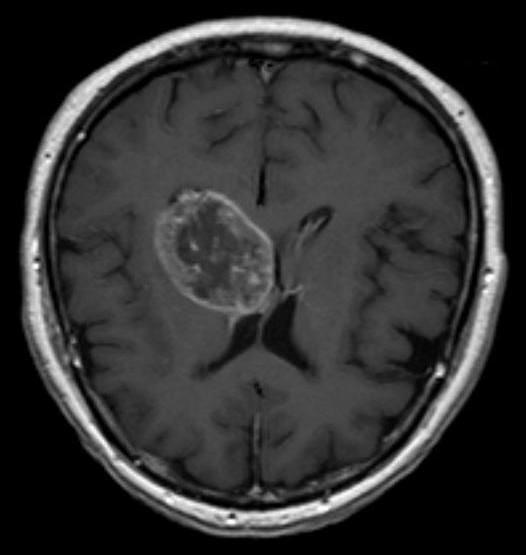
#> input picture yes/Y102.jpg, 526 x 555 px, found by its file name; its folder holds 4 pictures in this run
$ jupyter execute --allow-errors 'Brain Tumor Detection.ipynb'   (shell and % lines are left out)
#> lines starting #> are read from the running program, lines starting #| are printed output that depends on the picture; after the words box and inside, x2 and y2 are one past the last pixel; in counts of white or black regions, pixels touching at a corner belong together
# Brain Tumor Detection Using a Convolutional Neural Network

**About the Brain MRI Images dataset:**<br>
The dataset contains 2 folders: yes and no which contains 253 Brain MRI Images. The folder yes contains 155 Brain MRI Images that are tumorous and the folder no contains 98 Brain MRI Images that are non-tumorous. You can find it [here](https://www.kaggle.com/navoneel/brain-mri-images-for-brain-tumor-detection).

## Import Necessary Modules

[cell 1]
import tensorflow as tf
from tensorflow.keras.layers import Conv2D, Input, ZeroPadding2D, BatchNormalization, Activation, MaxPooling2D, Flatten, Dense
from tensorflow.keras.models import Model, load_model
from tensorflow.keras.callbacks import TensorBoard, ModelCheckpoint
from sklearn.model_selection import train_test_split
from sklearn.metrics import f1_score
from sklearn.utils import shuffle
import cv2
import imutils
import numpy as np
import matplotlib.pyplot as plt
import time
from os import listdir

## Data Preparation & Preprocessing

In order to crop the part that contains only the brain of the image, I used a cropping technique to find the extreme top, bottom, left and right points of the brain. You can read more about it here [Finding extreme points in contours with OpenCV](https://www.pyimagesearch.com/2016/04/11/finding-extreme-points-in-contours-with-opencv/).

[cell 2]
def crop_brain_contour(image, plot=False):

    #import imutils
    #import cv2
    #from matplotlib import pyplot as plt

    # Convert the image to grayscale, and blur it slightly
    gray = cv2.cvtColor(image, cv2.COLOR_BGR2GRAY)
    gray = cv2.GaussianBlur(gray, (5, 5), 0)

    # Threshold the image, then perform a series of erosions +
    # dilations to remove any small regions of noise
    thresh = cv2.threshold(gray, 45, 255, cv2.THRESH_BINARY)[1]
    thresh = cv2.erode(thresh, None, iterations=2)
    thresh = cv2.dilate(thresh, None, iterations=2)

    # Find contours in thresholded image, then grab the largest one
    cnts = cv2.findContours(thresh.copy(), cv2.RETR_EXTERNAL, cv2.CHAIN_APPROX_SIMPLE)
    cnts = imutils.grab_contours(cnts)
    c = max(cnts, key=cv2.contourArea)


    # Find the extreme points
    extLeft = tuple(c[c[:, :, 0].argmin()][0])
    extRight = tuple(c[c[:, :, 0].argmax()][0])
    extTop = tuple(c[c[:, :, 1].argmin()][0])
    extBot = tuple(c[c[:, :, 1].argmax()][0])

    # crop new image out of the original image using the four extreme points (left, right, top, bottom)
    new_image = image[extTop[1]:extBot[1], extLeft[0]:extRight[0]]

    if plot:
        plt.figure()

        plt.subplot(1, 2, 1)
        plt.imshow(image)

        plt.tick_params(axis='both', which='both',
                        top=False, bottom=False, left=False, right=False,
                        labelbottom=False, labeltop=False, labelleft=False, labelright=False)

        plt.title('Original Image')

        plt.subplot(1, 2, 2)
        plt.imshow(new_image)

        plt.tick_params(axis='both', which='both',
                        top=False, bottom=False, left=False, right=False,
                        labelbottom=False, labeltop=False, labelleft=False, labelright=False)

        plt.title('Cropped Image')

        plt.show()

    return new_image

In order to better understand what it's doing, let's grab an image from the dataset and apply this cropping function to see the result:

[cell 3]
ex_img = cv2.imread('yes/Y1.jpg')
#> (the rest of this cell did not finish here and is left out)

### Load up the data:

The following function takes two arguments, the first one is a list of directory paths for the folders 'yes' and 'no' that contain the image data and the second argument is the image size, and for every image in both directories and does the following:
1. Read the image.
2. Crop the part of the image representing only the brain.
3. Resize the image (because the images in the dataset come in different sizes (meaning width, height and # of channels). So, we want all of our images to be (240, 240, 3) to feed it as an input to the neural network.
4. Apply normalization because we want pixel values to be scaled to the range 0-1.
5. Append the image to <i>X</i> and its label to <i>y</i>.<br>

After that, Shuffle <i>X</i> and <i>y</i>, because the data is ordered (meaning the arrays contains the first part belonging to one class and the second part belonging to the other class, and we don't want that).<br>
Finally, Return <i>X</i> and <i>y</i>.

[cell 4]
def load_data(dir_list, image_size):
    """
    Read images, resize and normalize them.
    Arguments:
        dir_list: list of strings representing file directories.
    Returns:
        X: A numpy array with shape = (#_examples, image_width, image_height, #_channels)
        y: A numpy array with shape = (#_examples, 1)
    """
#> called with image_size = (240, 240)

    # load all images in a directory
    X = []
    y = []
    image_width, image_height = image_size

    for directory in dir_list:
        for filename in listdir(directory):
            # load the image
            image = cv2.imread(directory + '\\' + filename)
#> image is the input picture: shape (555, 526, 3); min 0, max 255, mean 49.6
            # crop the brain and ignore the unnecessary rest part of the image
            image = crop_brain_contour(image, plot=False)
#> call 2 of crop_brain_contour, with plot = False
#> in crop_brain_contour (call 2), `thresh = cv2.threshold(gray, 45, 255, cv2.THRESH_BINARY)[1]`:
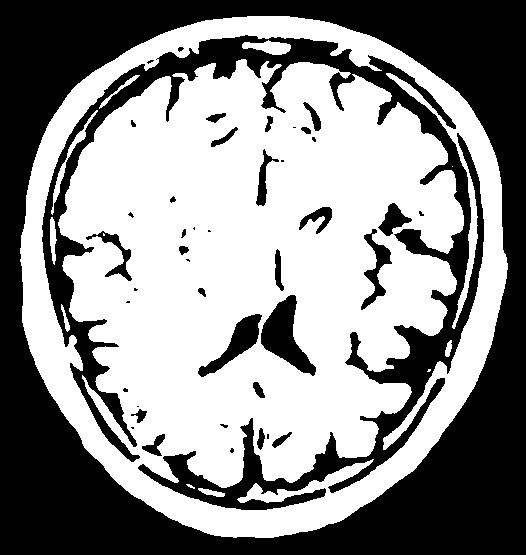
#> thresh: shape (555, 526); 55.6% white; 43 black regions (17 under 20 px), largest, box (x1, y1, x2, y2) and area: (0, 0, 526, 555) 90083, (42, 35, 484, 510) 31999, (261, 295, 316, 376) 1990
#> in crop_brain_contour (call 2), `thresh = cv2.erode(thresh, None, iterations=2)`:
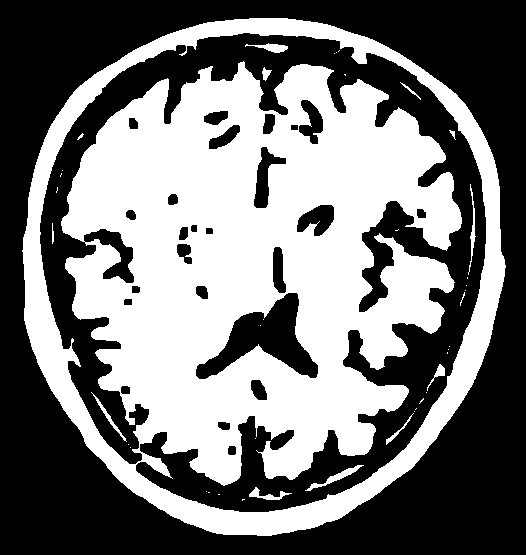
#> thresh: shape (555, 526); 46.7% white; 41 white regions (29 under 20 px), largest, box (x1, y1, x2, y2) and area: (22, 18, 506, 536) 134878, (305, 465, 364, 491) 285, (245, 43, 288, 53) 200
#> in crop_brain_contour (call 2), `thresh = cv2.dilate(thresh, None, iterations=2)`:
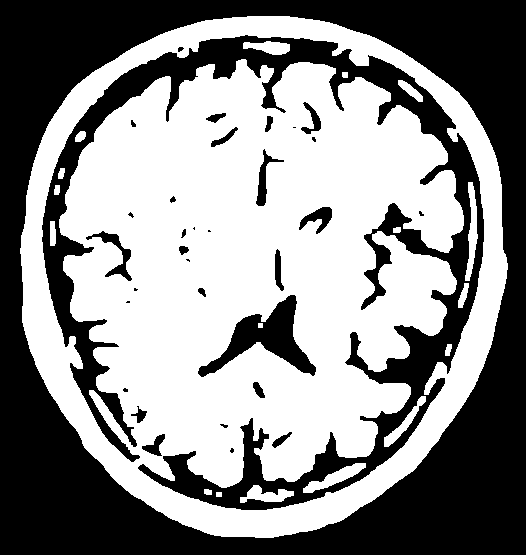
#> thresh: shape (555, 526); 54.8% white; 33 black regions (12 under 20 px)
#> in crop_brain_contour (call 2), `cnts = cv2.findContours(thresh.copy(), cv2.RETR_EXTERNAL, cv2.CHAIN_AP..`: cnts = 1 contour; box (x1, y1, x2, y2) and area: (20, 16, 508, 538) 201112
#> in crop_brain_contour (call 2), `c = max(cnts, key=cv2.contourArea)`: c = contour of 706 points, box (x1, y1, x2, y2) (20, 16, 508, 538), area 201112
#> in crop_brain_contour (call 2), `extLeft = tuple(c[c[:, :, 0].argmin()][0])`: extLeft = (20, 248)
#> in crop_brain_contour (call 2), `extRight = tuple(c[c[:, :, 0].argmax()][0])`: extRight = (507, 269)
#> in crop_brain_contour (call 2), `extTop = tuple(c[c[:, :, 1].argmin()][0])`: extTop = (247, 16)
#> in crop_brain_contour (call 2), `extBot = tuple(c[c[:, :, 1].argmax()][0])`: extBot = (255, 537)
#> in crop_brain_contour (call 2), `new_image = image[extTop[1]:extBot[1], extLeft[0]:extRight[0]]`:
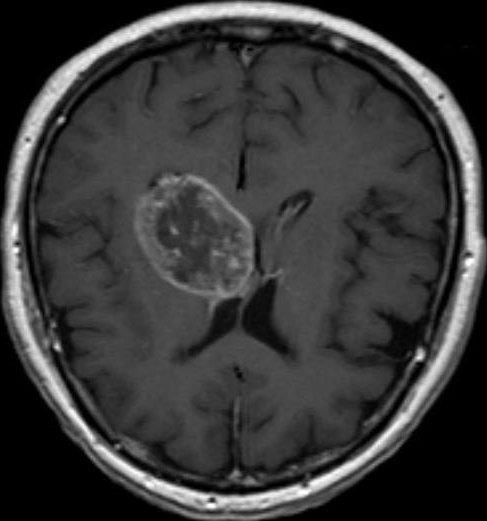
#> new_image: shape (521, 487, 3); min 0, max 255, mean 57.1
            # resize image
            image = cv2.resize(image, dsize=(image_width, image_height), interpolation=cv2.INTER_CUBIC)
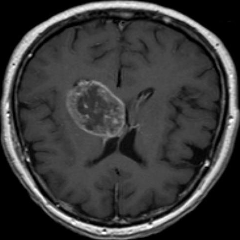
#> image: shape (240, 240, 3); min 0, max 255, mean 57.1
            # normalize values
            image = image / 255.
            # convert image to numpy array and append it to X
            X.append(image)
            # append a value of 1 to the target array if the image
            # is in the folder named 'yes', otherwise append 0.
            if directory[-3:] == 'yes':
                y.append([1])
            else:
                y.append([0])

    X = np.array(X)
    y = np.array(y)

    # Shuffle the data
    X, y = shuffle(X, y)

    print(f'Number of examples is: {len(X)}')
    print(f'X shape is: {X.shape}')
    print(f'y shape is: {y.shape}')

    return X, y

Load up the data that we augmented earlier in the Data Augmentation notebook.<br>
**Note:** the augmented data directory contains not only the new generated images but also the original images.

[cell 5]
augmented_path = 'augmented data/'

# augmented data (yes and no) contains both the original and the new generated examples
augmented_yes = augmented_path + 'yes'
augmented_no = augmented_path + 'no'

IMG_WIDTH, IMG_HEIGHT = (240, 240)

#> (the rest of this cell did not finish here and is left out)

As we see, we have 2065 images. Each images has a shape of **(240, 240, 3)=(image_width, image_height, number_of_channels)**

### Plot sample images:

[cell 6]
# [33 lines left out: function plot_sample_images, not called in this run]

#> (a cell that did not finish here is left out)

### Split the data:
Split <i>X</i> and <i>y</i> into training, validation (development) and validation sets.

[cell 8]
# [20 lines left out: function split_data, not called in this run]

Let's use the following way to split:<br>
1. 70% of the data for training.
2. 15% of the data for validation.
3. 15% of the data for testing.

#> (a cell that did not finish here is left out)

#> (a cell that did not finish here is left out)

Some helper functions:

[cell 11]
# Nicely formatted time string
# [5 lines left out: function hms_string, not called in this run]

[cell 12]
# [7 lines left out: function compute_f1_score, not called in this run]

# Build the model

Let's build a convolutional neural network model:

[cell 13]
def build_model(input_shape):
    """
    Arugments:
        input_shape: A tuple representing the shape of the input of the model. shape=(image_width, image_height, #_channels)
    Returns:
        model: A Model object.
    """
    # Define the input placeholder as a tensor with shape input_shape.
    X_input = Input(input_shape) # shape=(?, 240, 240, 3)

    # Zero-Padding: pads the border of X_input with zeroes
    X = ZeroPadding2D((2, 2))(X_input) # shape=(?, 244, 244, 3)

    # CONV -> BN -> RELU Block applied to X
    X = Conv2D(32, (7, 7), strides = (1, 1), name = 'conv0')(X)
    X = BatchNormalization(axis = 3, name = 'bn0')(X)
    X = Activation('relu')(X) # shape=(?, 238, 238, 32)

    # MAXPOOL
    X = MaxPooling2D((4, 4), name='max_pool0')(X) # shape=(?, 59, 59, 32)

    # MAXPOOL
    X = MaxPooling2D((4, 4), name='max_pool1')(X) # shape=(?, 14, 14, 32)

    # FLATTEN X
    X = Flatten()(X) # shape=(?, 6272)
    # FULLYCONNECTED
    X = Dense(1, activation='sigmoid', name='fc')(X) # shape=(?, 1)

    # Create model. This creates your Keras model instance, you'll use this instance to train/test the model.
    model = Model(inputs = X_input, outputs = X, name='BrainDetectionModel')

    return model

Define the image shape:

[cell 14]
IMG_SHAPE = (IMG_WIDTH, IMG_HEIGHT, 3)
#> IMG_SHAPE = (240, 240, 3)

#> (a cell that did not finish here is left out)
